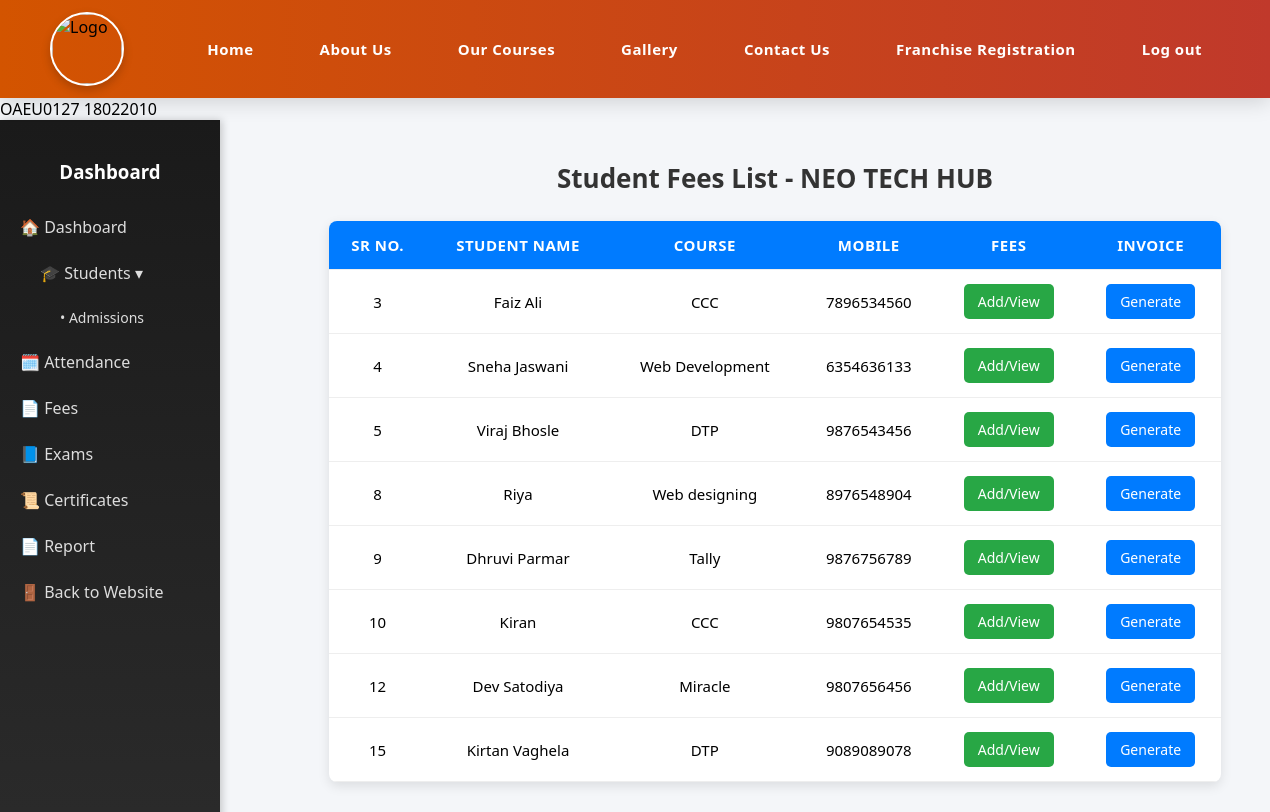
/fees.php, run on the app's committed database.
### tables this page shows
CREATE TABLE `admission` (
  `id` int(11) NOT NULL,
  `photo` varchar(255) DEFAULT NULL,
  `signature` int(255) NOT NULL,
  `student_name` varchar(100) DEFAULT NULL,
  `father_name` varchar(100) DEFAULT NULL,
  `gender` varchar(20) DEFAULT NULL,
  `dob` date DEFAULT NULL,
  `mobile` varchar(15) DEFAULT NULL,
  `email` varchar(100) DEFAULT NULL,
  `course` varchar(100) DEFAULT NULL,
  `batch` varchar(50) DEFAULT NULL,
  `exam_mode` varchar(50) DEFAULT NULL,
  `exam_code` varchar(50) DEFAULT NULL,
  `username` varchar(50) DEFAULT NULL,
  `password` varchar(50) DEFAULT NULL,
  `address` text DEFAULT NULL,
  `id_type` varchar(50) DEFAULT NULL,
  `id_number` varchar(50) DEFAULT NULL,
  `course_fee` varchar(50) DEFAULT NULL,
  `remarks` text DEFAULT NULL,
  `admission_date` date DEFAULT NULL
);

### fees.php (the view, shortened to what this page needs)
<?php include 'nav.php'; ?>
<?php
include('db.php');
$query = "SELECT * FROM admission";
$result = mysqli_query($conn, $query);
?>
<!DOCTYPE html>
<html>
<head>
</head>
<body>
<div class="sidebar">
  <h3 style="text-align: center;">Dashboard</h3>
  <a href="center-dashboard.php">🏠 Dashboard</a>
  <div style="padding: 0 20px;">
    <a href="students.php">🎓 Students ▾</a>
    <div style="margin-left: 20px;">
      <a href="admission.php" style="font-size: 14px;">• Admissions</a>
    </div>
  </div>
  <a href="attendance.php">🗓️ Attendance</a>
  <a href="fees.php">📄 Fees</a>
  <a href="exams.php">📘 Exams</a>
  <a href="certificate.php">📜 Certificates</a>
  <a href="report.php">📄 Report</a>
  <a href="logout.php">🚪 Back to Website</a>
</div>
<div class="main-content" align="center">
    <h2>Student Fees List - NEO TECH HUB</h2>
    <table>
        <tr>
            <th>Sr no.</th>
            <th>Student Name</th>
            <th>Course</th>
            <th>Mobile</th>
            <th>Fees</th>
            <th>Invoice</th>
        </tr>
        <?php while($row = mysqli_fetch_assoc($result)) { ?>
            <tr>
                <td><?= $row['id'];?></td>
                <td><?= $row['student_name']; ?></td>
                <td><?= $row['course']; ?></td>
                <td><?= $row['mobile']; ?></td>
                <td><a href="submit-student-fees.php?admission_id=<?= $row['id']; ?>" class="button">Add/View</a></td>
                <td><a href="student-invoice.php?admission_id=<?= $row['id']; ?>" class="button btn-blue">Generate</a></td>
            </tr>
        <?php } ?>
    </table>
</div>
</body>
</html>

### fees.php (style rules this page uses)
body { font-family: "Segoe UI", Arial, sans-serif; background: #f4f6f9; margin: 0; padding: 0; }
.sidebar { width: 220px; background: linear-gradient(180deg, #1a1a1a, #2d2d2d); color: white; height: 100vh; position: fixed; padding-top: 20px; box-shadow: 2px 0 8px rgba(0,0,0,0.2); }
.sidebar h3 { margin-bottom: 20px; }
.sidebar a { color: #ddd; display: block; padding: 12px 20px; text-decoration: none; transition: all 0.3s ease; border-radius: 4px; }
.main-content { margin-left: 220px; padding: 30px; width: calc(100% - 220px); }
h2 { color: #333; margin-top: 10px; font-size: 26px; font-weight: 600; }
table { width: 85%; border-collapse: collapse; margin-top: 25px; background: white; box-shadow: 0px 4px 12px rgba(0,0,0,0.1); border-radius: 8px; overflow: hidden; }
th, td { padding: 14px; border-bottom: 1px solid #eee; text-align: center; font-size: 15px; }
th { background: #007bff; color: white; font-weight: 600; text-transform: uppercase; letter-spacing: 0.5px; }
a.button { padding: 8px 14px; background: #28a745; color: white; text-decoration: none; border-radius: 5px; font-size: 14px; transition: all 0.3s ease; display: inline-block; }
.btn-blue { background: #007bff !important; }

### data on the page
admission: id "3", student_name "Faiz Ali", course "CCC", mobile "7896534560"
admission: id "4", student_name "Sneha Jaswani", course "Web Development", mobile "6354636133"
admission: id "5", student_name "Viraj Bhosle", course "DTP", mobile "9876543456"
admission: id "8", student_name "Riya", course "Web designing", mobile "8976548904"
admission: id "9", student_name "Dhruvi Parmar", course "Tally", mobile "9876756789"
admission: id "10", student_name "Kiran", course "CCC", mobile "9807654535"
admission: id "12", student_name "Dev Satodiya", course "Miracle", mobile "9807656456"
admission: id "15", student_name "Kirtan Vaghela", course "DTP", mobile "9089089078"
